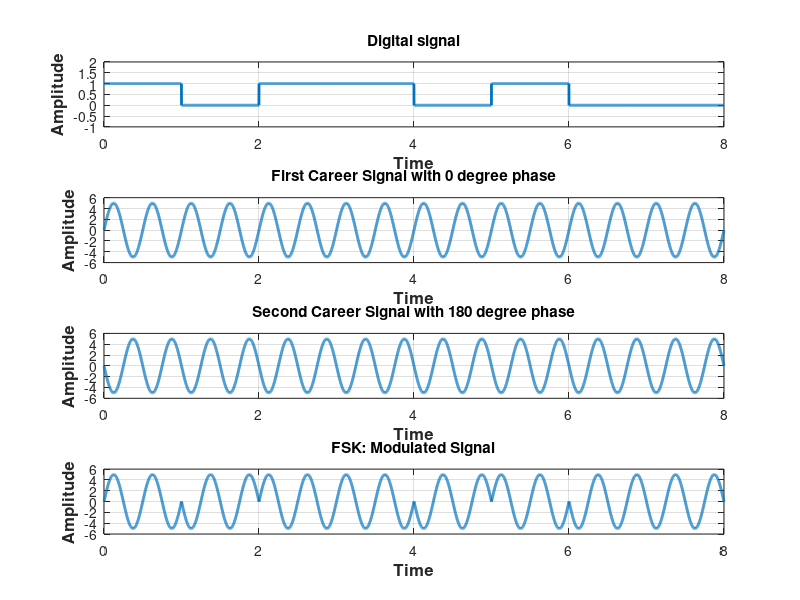

Write the MATLAB code that produced this figure.
clear all;
close all;
clc;

bits = [1 0 1 1 0 1 0 0];
n = 1000;
% plot the digital signal
N = length(bits);
t = 0 : 1/n : N;
%digital signal
x = zeros(1,length(t));
for i = 1:length(bits)
  if bits(i) == 1
    x((i-1)*n+1 : i*n)  = 1;
 end
end
subplot(4,1,1);
plot(t, x, 'linewidth', 2);
axis([0, N, -1, 2]);
title('Digital signal')
xlabel('Time','fontweight', 'bold', 'fontsize', 12);
ylabel('Amplitude', 'fontweight', 'bold', 'fontsize', 12);
grid on;

a = 5;
%plot the first career signal
f1 = 2;
sig1 = a .* sin(2 * pi * f1 * t);
subplot(4, 1, 2);
plot(t, sig1, 'linewidth', 2);
axis([0, N, -a-1, a+1]);
title('First Career Signal with 0 degree phase');
xlabel('Time', 'fontweight', 'bold', 'fontsize', 12);
ylabel('Amplitude', 'fontweight', 'bold', 'fontsize', 12);
grid on;

%plot the second career signal
f2 = 2;
sig2 = a .* sin(2 * pi * f2 * t + pi);
subplot(4, 1, 3);
plot(t, sig2, 'linewidth', 2);
axis([0, N, -a-1, a+1]);
title('Second Career Signal with 180 degree phase');
xlabel('Time', 'fontweight', 'bold', 'fontsize', 12);
ylabel('Amplitude', 'fontweight', 'bold', 'fontsize', 12);
grid on;

% generates modulated signal
res = zeros(1, length(t));
for i = 1 : N
    if bits(i) == 1
         res((i-1)*n+1 : i*n)  = sig1((i-1)*n+1 : i*n);
    else 
        res((i-1)*n+1 : i*n)  = sig2((i-1)*n+1 : i*n);
    end
end
subplot(4, 1, 4);
plot(t, res, 'linewidth', 2);
axis([0, N, -a-1, a+1]);
title('FSK: Modulated Signal');
xlabel('Time', 'fontweight', 'bold', 'fontsize', 12);
ylabel('Amplitude', 'fontweight', 'bold', 'fontsize', 12);
grid on;

%demodulation
index=0;
result=zeros(1,N);
for i=1:length(t)
    if(t(i)>index)
        index=index+1;
        if res((index-1)*n+1:index*n) == sig1((index-1)*n+1:index*n)
            result(index)=1;
        end
    end
end

disp(result);



